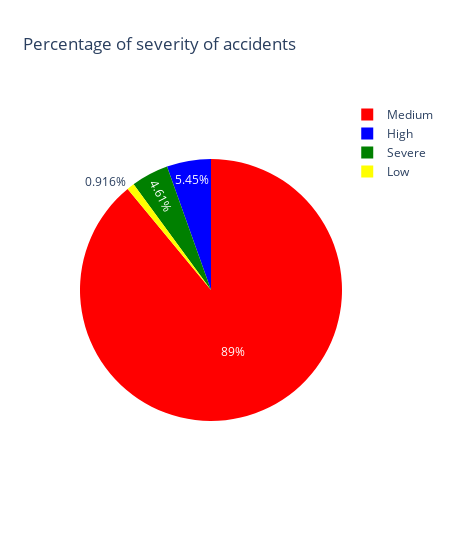

The notebook cell saved with this chart:
### Code cell
'''
colors_list = ['gold', 'yellowgreen', 'lightcoral', 'lightskyblue']
explode = [0.25, 0, 0.2, 0.2]
pie_fig1 = sever['Total_accident'].plot(kind='pie',
                            figsize=(15, 8),
                            autopct='%1.1f%%', 
                            startangle=90,    
                            shadow=True,       
                            labels=None,         
                            pctdistance=1.12,     
                            colors=colors_list,
                            explode=explode)

plt.title('PIE CHART SHOWING SEVERITY OF ACCIDENTS', y=1.02, color="red", fontweight="bold", fontsize=12) 

plt.axis('equal') 
plt.legend(labels=sever['Severity'], loc='upper left');

'''
sever_fig = px.pie(sever, values='Total_accident', names='Severity', title='Percentage of severity of accidents')
sever_fig.update_layout(piecolorway=['red', 'blue', 'green', 'yellow'], width=450)

sever_fig.show()

### Figure 1 — Plotly figure (JSON) as saved in the notebook; plotly's stock layout.template omitted (floating-point values rounded to 4 significant figures)
{"data": [{"domain": {"x": [0, 1], "y": [0, 1]}, "hovertemplate": "Severity=%{label}<br>Total_accident=%{value}<extra></extra>", "labels": ["Low", "Medium", "High", "Severe"], "legendgroup": "", "name": "", "showlegend": true, "type": "pie", "values": [26053, 2532991, 155105, 131193]}], "layout": {"legend": {"tracegroupgap": 0}, "piecolorway": ["red", "blue", "green", "yellow"], "title": {"text": "Percentage of severity of accidents"}, "width": 450}}
